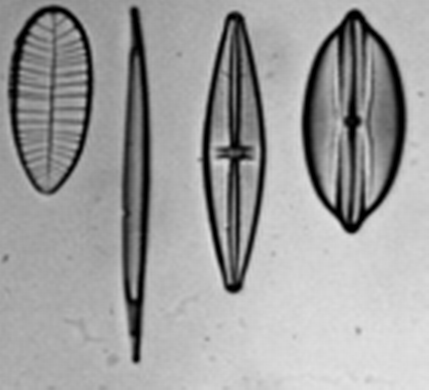
#> input picture test_image.png, 429 x 390 px
$ python image_filter.py
#> lines starting #> are read from the running program, lines starting #| are printed output that depends on the picture
#!/usr/bin/env python3
# -*- coding: utf-8 -*-
"""
LEnsE projects / Institut d'Optique

FFT on images / Test of circular mask

Created on 25/Sep/2024

@author: LEnsE / IOGS / Palaiseau
@author: Julien Villemejane
"""

import numpy as np
import cv2
# To install "cv2", use "pip install opencv-python"
import matplotlib.pyplot as plt

def circular_mask(radius, image):
    h, w = image.shape
    center_y, center_x = h // 2, w // 2
    Y, X = np.ogrid[:h, :w]
    # Distance from center to pixel
    dist_from_center = np.sqrt((X - center_x)**2 + (Y - center_y)**2)
    # Create a circular mask (1 inside the circle, 0 outside)
    mask = dist_from_center <= radius
    return image * mask


# Random 2D array / image
image = cv2.imread('test_image.png', cv2.IMREAD_GRAYSCALE)
#> image is the input picture: shape (390, 429); min 0, max 226, mean 157.8

# Process FFT
fft_image = np.fft.fft2(image)
fft_shifted = np.fft.fftshift(fft_image)
# Process masked on FFT
masked_spectrum = circular_mask(20, fft_shifted) # Change the "radius" here
# Process inverse FFT
fft_shifted_inv = np.fft.ifftshift(masked_spectrum)
new_image = np.fft.ifft2(fft_shifted_inv)

# Display
magnitude_spectrum = np.abs(fft_shifted)
log_magnitude_spectrum = np.log(1 + magnitude_spectrum)
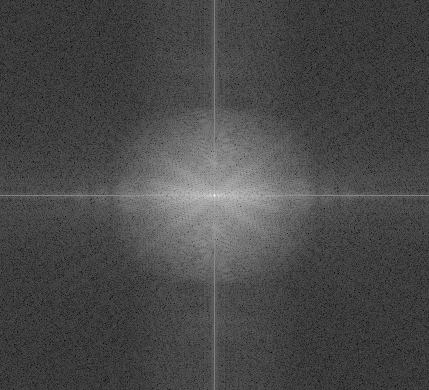
#> log_magnitude_spectrum: shape (390, 429) float64; min 0.585, max 17.09, mean 5.32; drawn with min black and max white
magnitude_masked_spectrum = np.abs(masked_spectrum)
log_masked_spectrum = np.log(1 + magnitude_masked_spectrum)
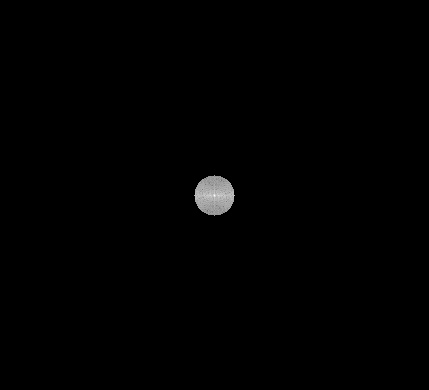
#> log_masked_spectrum: shape (390, 429) float64; min 0, max 17.09, mean 0.0843; drawn with min black and max white

# Display FFT
plt.figure(figsize=(10, 5))

plt.subplot(1, 2, 1)
plt.title("FFT original image")
plt.imshow(log_magnitude_spectrum, cmap='gray')

plt.subplot(1, 2, 2)
plt.title("Masked FFT")
plt.imshow(log_masked_spectrum, cmap='gray')


# Display images
plt.figure(figsize=(10, 5))

plt.subplot(1, 2, 1)
plt.imshow(image, cmap='gray')
plt.title('Original Image in Gray')

plt.subplot(1, 2, 2)
plt.imshow(np.real(new_image), cmap='gray')
plt.title('New Image in Gray')

plt.show()
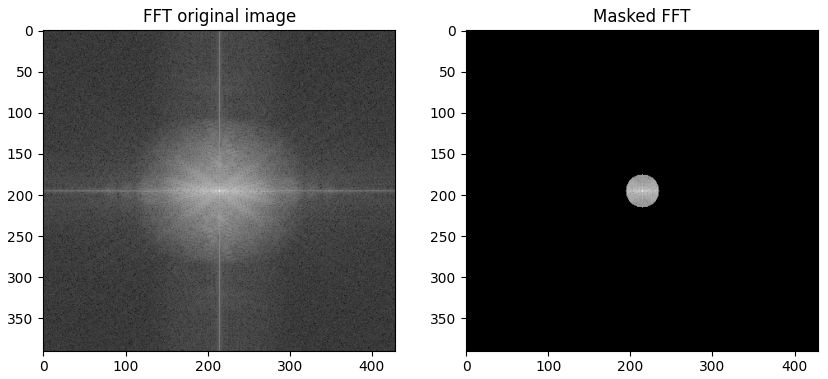
#> figure drawn by matplotlib, 2 panels
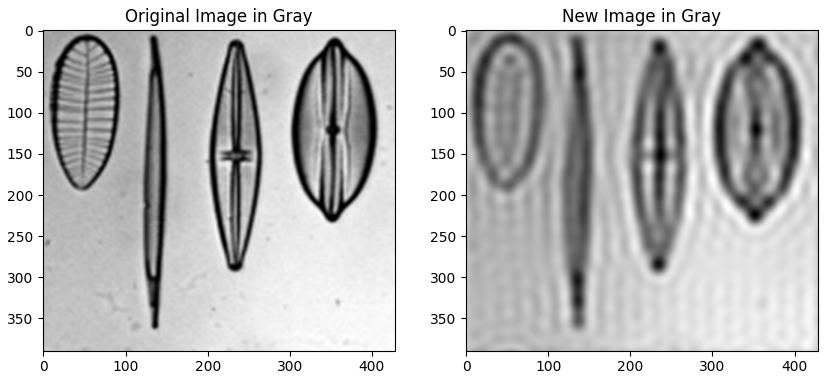
#> figure drawn by matplotlib, 2 panels
